Frame 1 (no input): blank canvas, image omitted
Frame 60 (no input): blank canvas, image omitted
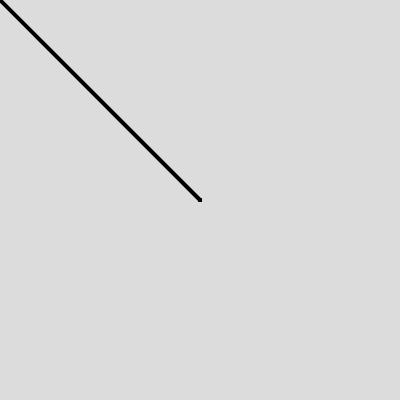
Frame 120 (the mouse pressed at the canvas centre since frame 60)

The p5.js sketch whose frames 1 and 60 were blank and that drew this single picture after the mouse press (run headless with seeded random() and noise() and a simulated clock; from frame 60 on, the mouse is pressed at the canvas centre):

// p5.js sketch
// ── sketch.js
function setup() {
    createCanvas(400, 400);
    background(220);
  }
  
  function draw() {
    if (mouseIsPressed) {
      strokeWeight(4);
      stroke(0);
      line(mouseX, mouseY, pmouseX, pmouseY);
    }
  }
// ── sketch_pre.js
function setup(){
    //setup canvas here
    createCanvas(400, 400);
    background(220);
}

function draw(){
    //mouse interaction
    if(mouseIsPressed){
        strokeWeight(4);
        line(pmouseX, pmouseY, mouseX, mouseY);
    }
}

// function mousePressed(){
//     point(mouseX, mouseY);
    
// }
